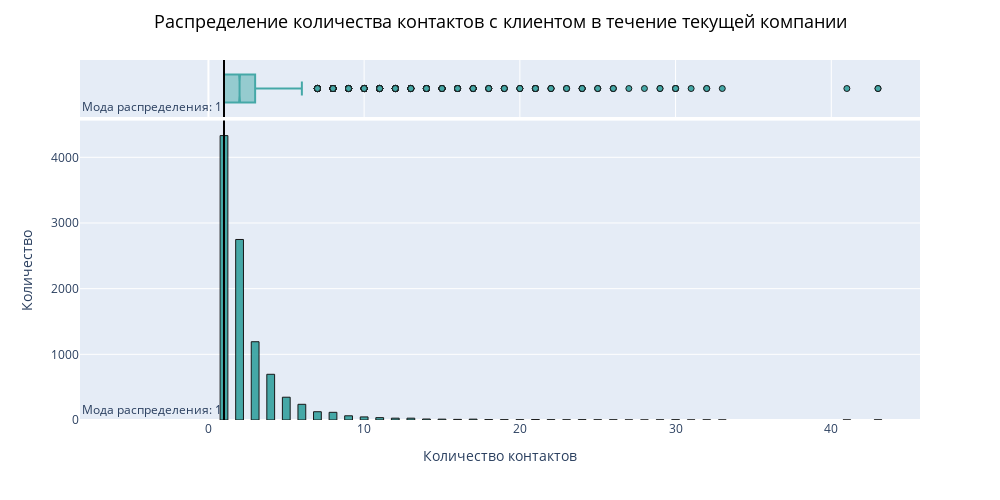

Notebook source saved alongside this figure:
### Markdown cell above
<div class="alert alert-success">
Основновная масса клиентов имеет баланс до 1000$. При этом 1884 клиента имеют околонулевой баланс. 0$ - является модальным значением. В среднем же у клиентов около 445$.
Есть и непонятные значение, где баланс ушел в минус, возможно какие-то долги или пени от банка к клиентам.

### Code cell
quant_fig('campaign', 'количества контактов с клиентом в течение текущей компании', 'Количество контактов')

### Figure 1 — Plotly figure (JSON) as saved in the notebook; plotly's stock layout.template omitted (floating-point values rounded to 4 significant figures; data arrays with more than 128 entries replaced by an {"elided": "..."} marker saying what was removed)
{"data": [{"alignmentgroup": "True", "bingroup": "x", "hoverinfo": "all", "hovertemplate": "Количество контактов: %{x}<br> Количество: %{y}", "legendgroup": "", "marker": {"color": "rgb(52, 161, 159)", "line": {"color": "black", "width": 1}, "pattern": {"shape": ""}}, "name": "", "nbinsx": 100, "offsetgroup": "", "opacity": 0.9, "orientation": "v", "showlegend": false, "type": "histogram", "x": {"elided": "10105 int values"}, "xaxis": "x", "yaxis": "y"}, {"alignmentgroup": "True", "hoverinfo": "all", "hovertemplate": "Количество контактов: %{x}<br> Количество: %{y}", "legendgroup": "", "marker": {"color": "rgb(52, 161, 159)", "line": {"color": "black", "width": 1}}, "name": "", "notched": true, "offsetgroup": "", "opacity": 0.9, "showlegend": false, "type": "box", "x": {"elided": "10105 int values"}, "xaxis": "x2", "yaxis": "y2"}], "layout": {"annotations": [{"showarrow": false, "text": "Мода распределения: 1", "x": 1, "xanchor": "right", "xref": "x", "y": 0, "yanchor": "bottom", "yref": "y domain"}, {"showarrow": false, "text": "Мода распределения: 1", "x": 1, "xanchor": "right", "xref": "x2", "y": 0, "yanchor": "bottom", "yref": "y2 domain"}], "barmode": "relative", "height": 500, "legend": {"tracegroupgap": 0}, "margin": {"t": 60}, "shapes": [{"line": {"color": "black", "width": 2}, "type": "line", "x0": 1, "x1": 1, "xref": "x", "y0": 0, "y1": 1, "yref": "y domain"}, {"line": {"color": "black", "width": 2}, "type": "line", "x0": 1, "x1": 1, "xref": "x2", "y0": 0, "y1": 1, "yref": "y2 domain"}], "title": {"font": {"color": "black", "size": 18}, "text": "Распределение количества контактов с клиентом в течение текущей компании", "x": 0.5, "xanchor": "center", "y": 0.97, "yanchor": "top"}, "width": 1000, "xaxis": {"anchor": "y", "domain": [0, 1], "showspikes": true, "title": {"text": "Количество контактов"}}, "xaxis2": {"anchor": "y2", "domain": [0, 1], "matches": "x", "showgrid": true, "showspikes": true, "showticklabels": false}, "yaxis": {"anchor": "x", "domain": [0, 0.8316], "showspikes": true, "title": {"text": "Количество"}}, "yaxis2": {"anchor": "x2", "domain": [0.8416, 1], "matches": "y2", "showgrid": false, "showline": false, "showspikes": true, "showticklabels": false, "ticks": ""}}}
